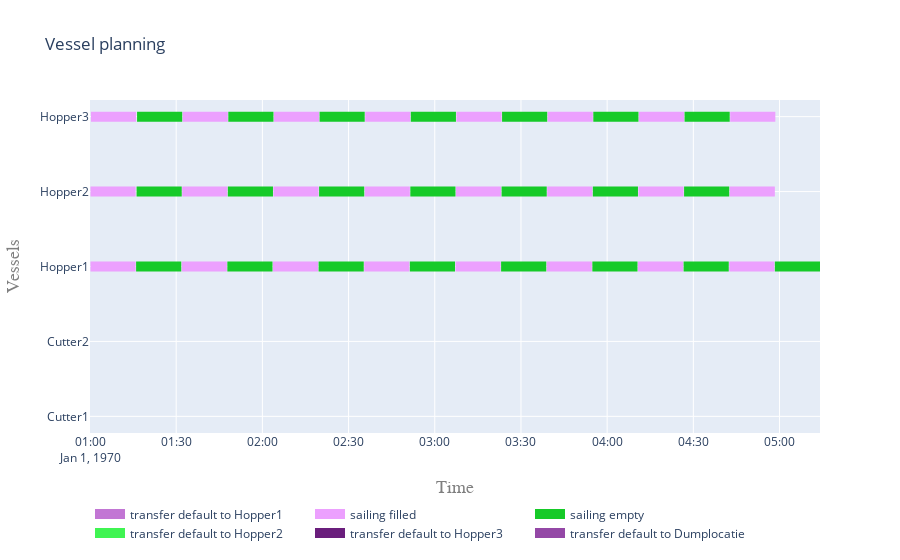

Notebook code cell kept with this figure:
### Code cell
objects = [cutter1, cutter2, hopper1, hopper2, hopper3]

activities = []
for obj in objects:
    activities.extend(set(obj.log["Message"]))

activities = list(set(activities))

fig = vessel_planning(objects, activities)
